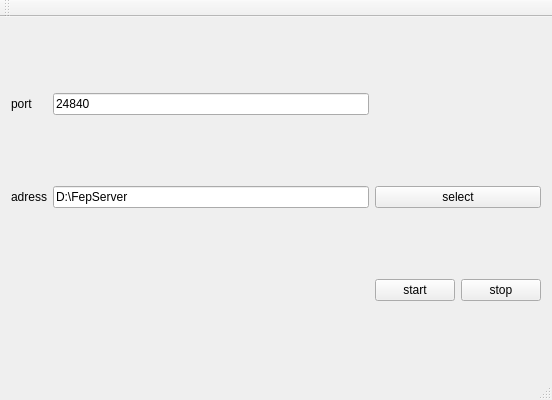
<?xml version="1.0" encoding="UTF-8"?>
<ui version="4.0">
 <class>MainWindow</class>
 <widget class="QMainWindow" name="MainWindow">
  <property name="geometry">
   <rect>
    <x>0</x>
    <y>0</y>
    <width>552</width>
    <height>400</height>
   </rect>
  </property>
  <property name="windowTitle">
   <string>MainWindow</string>
  </property>
  <widget class="QWidget" name="centralWidget">
   <layout class="QGridLayout" name="gridLayout">
    <item row="1" column="0">
     <widget class="QLabel" name="label_3">
      <property name="text">
       <string>adress</string>
      </property>
     </widget>
    </item>
    <item row="1" column="1">
     <widget class="QLineEdit" name="lineEdit_3">
      <property name="text">
       <string>D:\FepServer</string>
      </property>
     </widget>
    </item>
    <item row="0" column="1">
     <widget class="QLineEdit" name="lineEdit_2">
      <property name="text">
       <string>24840</string>
      </property>
     </widget>
    </item>
    <item row="0" column="0">
     <widget class="QLabel" name="label_2">
      <property name="text">
       <string>port</string>
      </property>
     </widget>
    </item>
    <item row="2" column="3">
     <widget class="QPushButton" name="pushButton_2">
      <property name="text">
       <string>stop</string>
      </property>
     </widget>
    </item>
    <item row="2" column="2">
     <widget class="QPushButton" name="pushButton_4">
      <property name="text">
       <string>start</string>
      </property>
     </widget>
    </item>
    <item row="1" column="2" colspan="2">
     <widget class="QPushButton" name="pushButton_3">
      <property name="text">
       <string>select</string>
      </property>
     </widget>
    </item>
   </layout>
  </widget>
  <widget class="QMenuBar" name="menuBar">
   <property name="geometry">
    <rect>
     <x>0</x>
     <y>0</y>
     <width>552</width>
     <height>25</height>
    </rect>
   </property>
  </widget>
  <widget class="QToolBar" name="mainToolBar">
   <attribute name="toolBarArea">
    <enum>TopToolBarArea</enum>
   </attribute>
   <attribute name="toolBarBreak">
    <bool>false</bool>
   </attribute>
  </widget>
  <widget class="QStatusBar" name="statusBar"/>
 </widget>
 <layoutdefault spacing="6" margin="11"/>
 <resources/>
 <connections/>
</ui>
